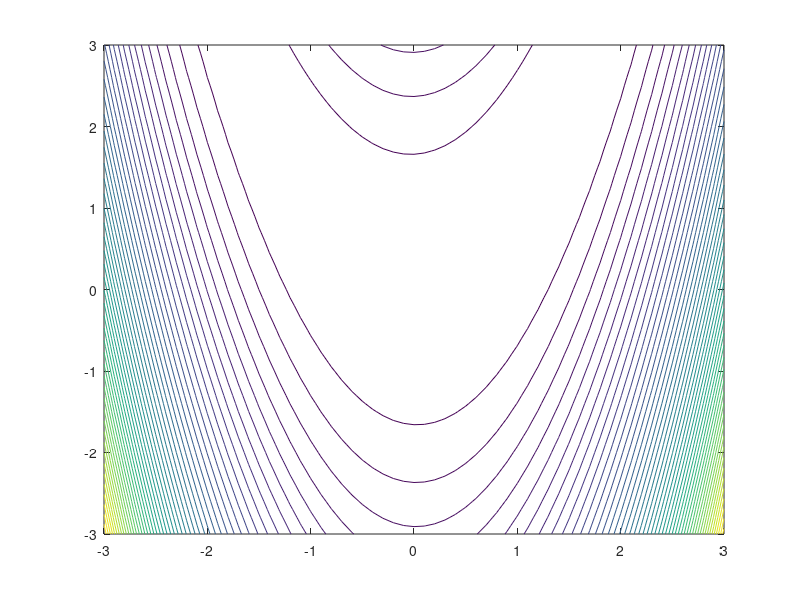
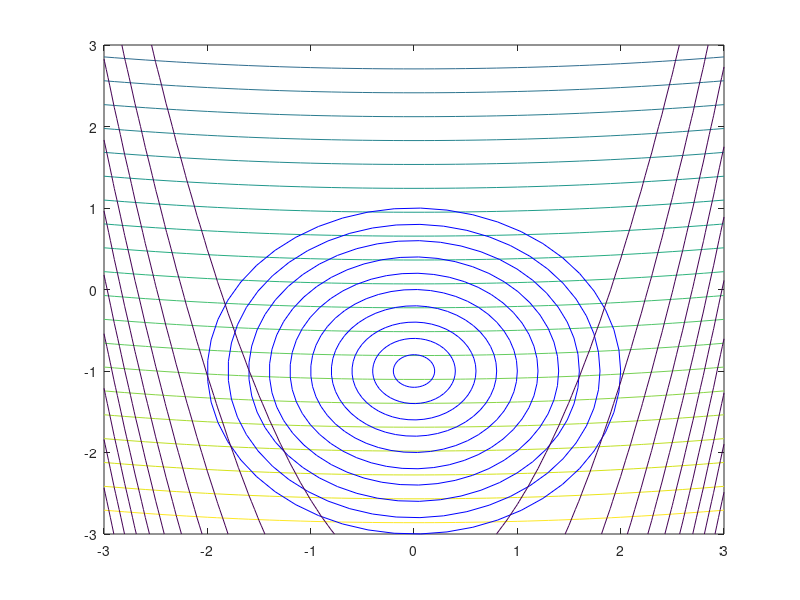
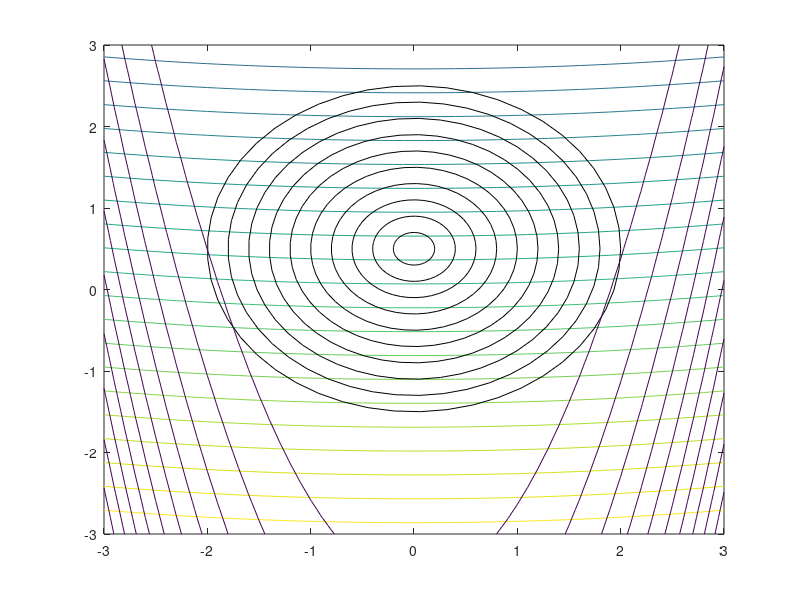

Recreate these plots in MATLAB, in order.
clear; clc; close all; 

bound = 3; d = 0.1; 
[X Y] = meshgrid(-1*bound:d:bound, -1*bound:d:bound); 

fx = 10*(Y-X.^2).^2 + (1-X).^2;
contour(X,Y,fx,50) ; 


g = [(40*X.^3-40*X.*Y+2*X-2)*(20*Y-20*X.^2)];

B = [120*X.^2-40*Y+2]*[ -40*X*ones(size(X))]*...
    [-40*X*ones(size(X))]*[ 20*ones(size(X))]; 
m = fx+g+1/2*B;
% figure; 
% mesh(X,Y,m) 
figure() 
contour(X,Y,m,20) 
hold on; 

theta = linspace(0,2*pi,50).';
a = 0, b = -1 
for i =1 :10
    i = i/5; 
    plot(a+cos(theta)*i, b+sin(theta)*i,'b'); 
%     contour(X,Y, sqrt( (X-0).^2+(Y--1).^2)==i,1); 
end 
Z =10*(Y-X.^2).^2 + (1-X).^2;
[DX,DY] =gradient(Z,10,10);

hold on
contour(X,Y,Z,10,'LineWidth',0.01); 
% quiver(X,Y,DX*-1,DY*-1)
% scatter(x(:,1),x(:,2)); 
% plot(x(:,1),x(:,2)); 
hold off

figure() 
contour(X,Y,m,20) 
hold on; 

theta = linspace(0,2*pi,50).';
a = 0, b = -1 
for i =1 :10
    i = i/5; 
    plot(0+cos(theta)*i, 0.5+sin(theta)*i,'k'); 
%     contour(X,Y, sqrt( (X-0).^2+(Y--1).^2)==i,1); 
end 
Z =10*(Y-X.^2).^2 + (1-X).^2;
[DX,DY] =gradient(Z,10,10);

hold on
contour(X,Y,Z,10,'LineWidth',0.01); 
% quiver(X,Y,DX*-1,DY*-1)
% scatter(x(:,1),x(:,2)); 
% plot(x(:,1),x(:,2)); 
hold off